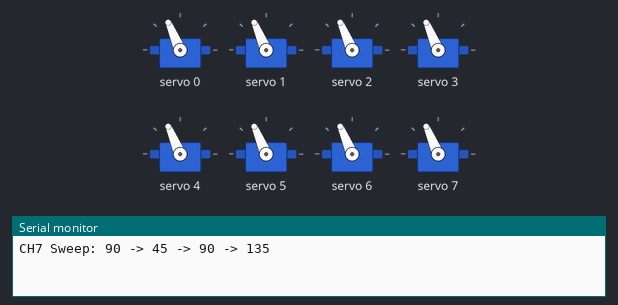
Simulated run of this sketch. Board: Arduino Uno, built with avr-gcc and run on an emulated ATmega328P. On the bench: 8 × servo, the last lines printed to the serial monitor.

Above: at 0.05 s.
At 3.0 s:
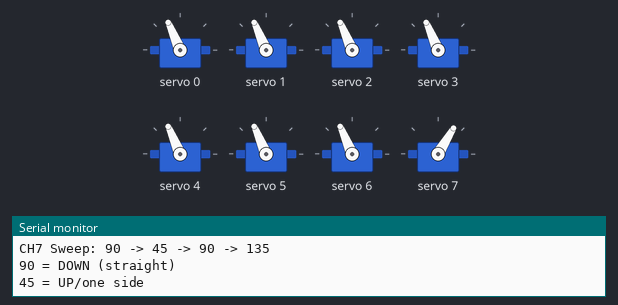
At 6.0 s:
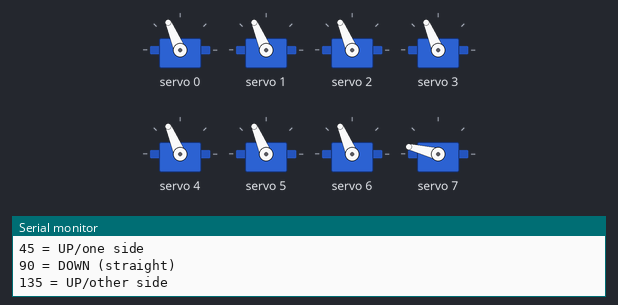
Timing chart, 0 to 7.8 s (numbered marks = the images above):
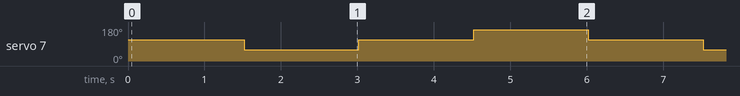

The sketch:

set_ch7.ino
```cpp
/*
 * CH7 Verify - Sweep 45 to 135 (leg movement)
 */

#include <Wire.h>
#include <Adafruit_PWMServoDriver.h>

Adafruit_PWMServoDriver pwm = Adafruit_PWMServoDriver();

#define SERVOMIN  125
#define SERVOMAX  575

void setAngle(int ch, int angle) {
  int pulse = map(angle, 0, 180, SERVOMIN, SERVOMAX);
  pwm.setPWM(ch, 0, pulse);
}

void setup() {
  Serial.begin(9600);

  pwm.begin();
  pwm.setOscillatorFrequency(27000000);
  pwm.setPWMFreq(50);
  delay(10);

  for (int i = 0; i < 7; i++) {
    setAngle(i, 90);
  }
  Serial.println("CH7 Sweep: 90 -> 45 -> 90 -> 135");
}

void loop() {
  setAngle(7, 90);
  Serial.println("90 = DOWN (straight)");
  delay(1500);

  setAngle(7, 45);
  Serial.println("45 = UP/one side");
  delay(1500);

  setAngle(7, 90);
  Serial.println("90 = DOWN (straight)");
  delay(1500);

  setAngle(7, 135);
  Serial.println("135 = UP/other side");
  delay(1500);
}
```

Measured:
- by itself, servo 7: repeats every 6.0 s: 113° 1.5 s, 166° 1.5 s, 113° 1.5 s, 59° 1.5 s
